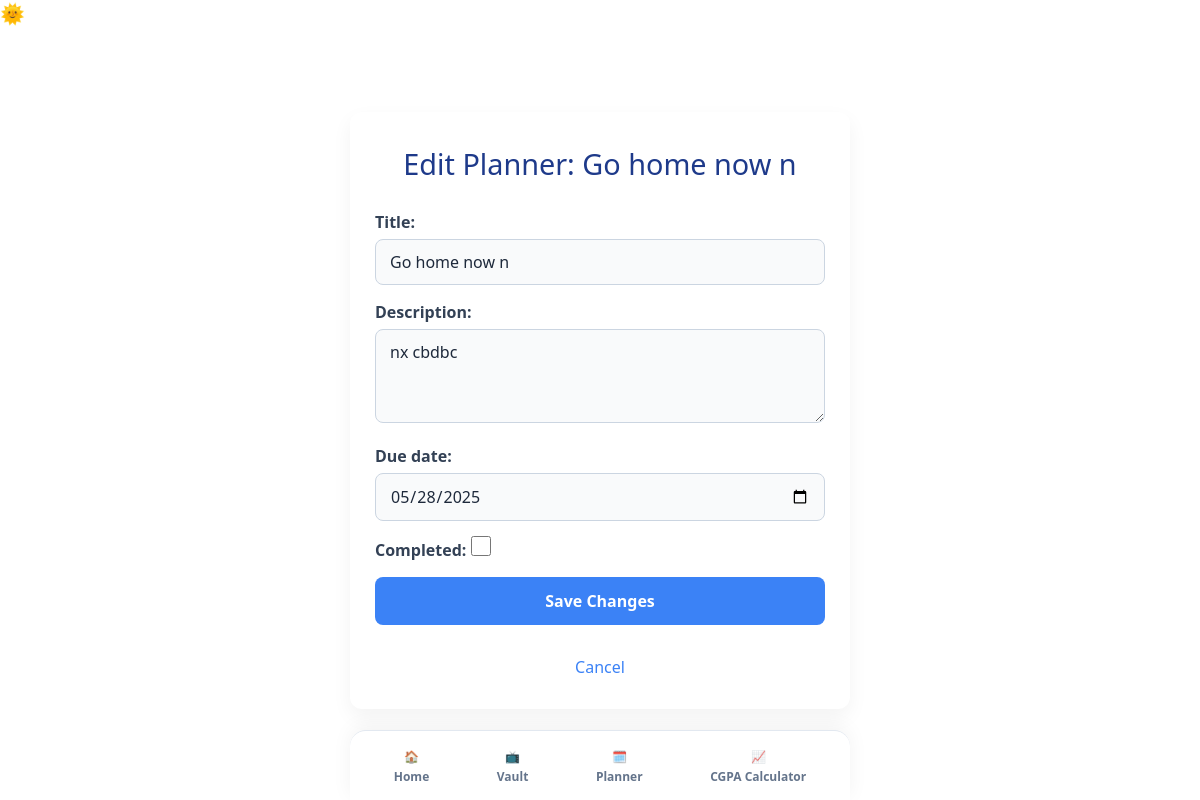
Page /planner/edit/9/ (signed in) on the earlier database version.
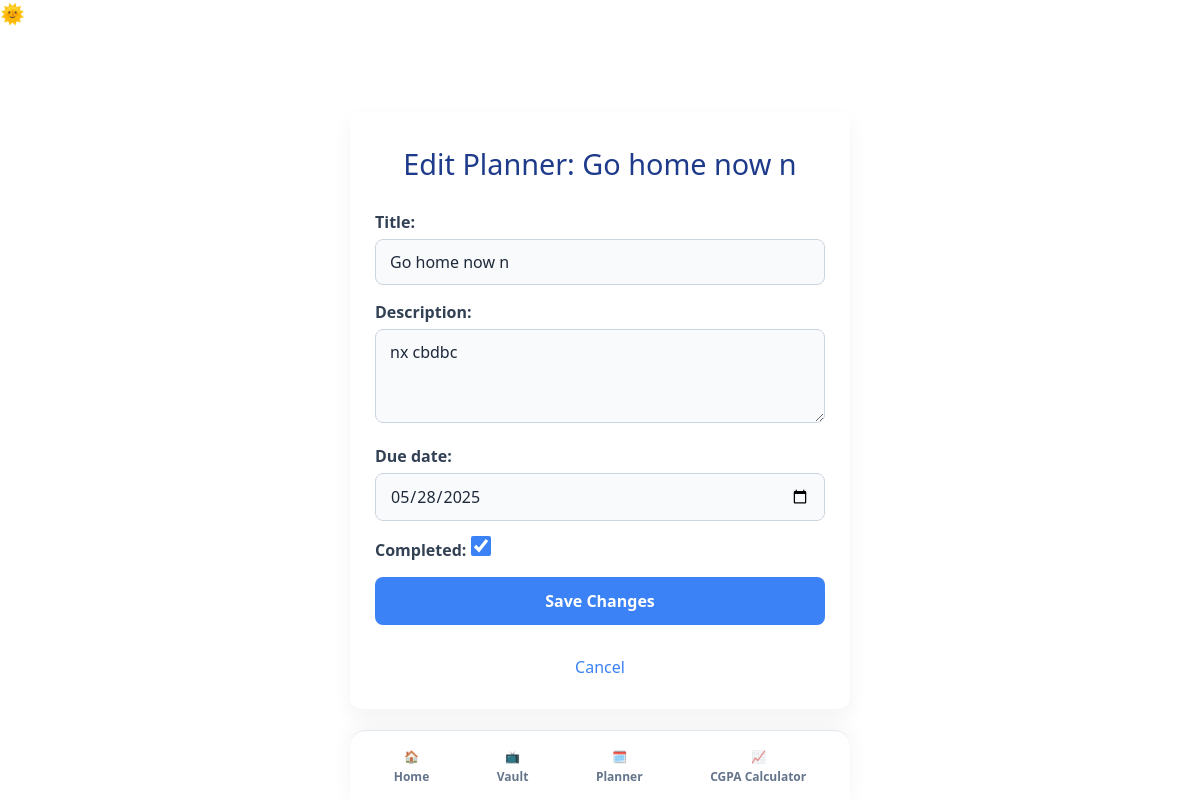
Same page on the later database version.
### todo/models.py (models this page shows, shortened)
class Task(models.Model):
    user = models.ForeignKey(User, on_delete=models.CASCADE)
    title = models.CharField(max_length=255)
    description = models.TextField(blank=True)
    due_date = models.DateField()
    completed = models.BooleanField(default=False)
    created_at = models.DateTimeField(auto_now_add=True)

### todo/views.py (the view)
# urls.py: path('edit/<int:pk>/', views.edit_task, name='edit_task'),
@login_required
def edit_task(request, pk):
    task = Task.objects.get(id=pk, user=request.user)
    form = TaskForm(instance=task)
    if request.method == 'POST':
        form = TaskForm(request.POST, instance=task)
        if form.is_valid():
            form.save()
            return redirect('task_list')
    return render(request, 'todo/edit_task.html', {'form': form, 'task': task})

### todo/forms.py
class TaskForm(forms.ModelForm):
    class Meta:
        model = Task
        fields = ['title', 'description', 'due_date', 'completed']
        widgets = {
            'title': forms.TextInput(attrs={
                'class': 'input-field',
                'placeholder': 'Enter task title',
            }),
            'description': forms.Textarea(attrs={
                'class': 'input-field',
                'placeholder': 'Describe your task (optional)',
                'rows': 3,
            }),
            'due_date': forms.DateInput(attrs={
                'class': 'input-field',
                'type': 'date',
            }),
            'completed': forms.CheckboxInput(attrs={
                'class': 'checkbox-field',
            }),
        }

### todo/templates/todo/edit_task.html (shortened to what this page needs)
{% extends 'todo/base.html' %}
{% block content %}
<div class="edit-task-container">
  <h2>Edit Planner: {{ task.title }}</h2>
  <form method="POST">
    {{ form.as_p }}
    <button type="submit">Save Changes</button>
    <a href="{% url 'task_list' %}">Cancel</a>
  </form>
</div>
{% endblock %}

Differences in the rows shown:
changed Task "Go home now n": completed "☐" → "☑"
